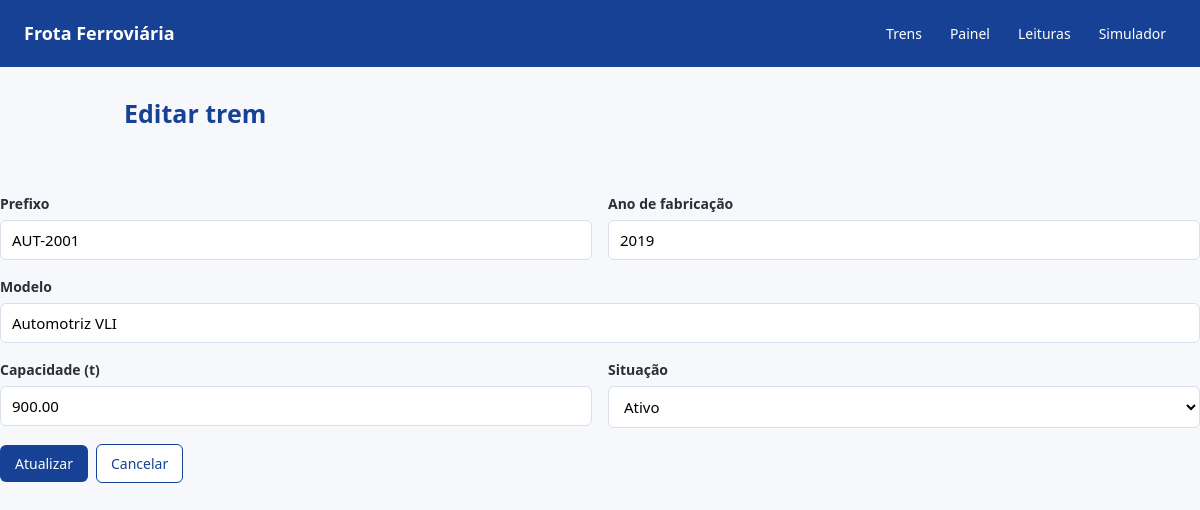
The app's page /formulario.php?id=4 with its own data.
### tables this page shows
CREATE TABLE trens (
    id_trem INT NOT NULL PRIMARY KEY AUTO_INCREMENT,
    prefixo_trem VARCHAR(20) NOT NULL,
    modelo_trem VARCHAR(80) NOT NULL,
    ano_fabricacao YEAR NOT NULL,
    capacidade_toneladas DECIMAL(8, 2) NOT NULL,
    situacao_trem ENUM(
        'ativo',
        'manutencao',
        'inativo'
    ) NOT NULL DEFAULT 'ativo'
);

### formulario.php (the view, shortened to what this page needs)
<?php
require 'conexao.php';
$id = (int) ($_GET['id'] ?? 0);
$prefixo = '';
$modelo = '';
$ano_fabricacao = '';
$capacidade_toneladas = '';
$situacao = 'ativo';
$situacoes = [
    'ativo' => 'Ativo',
    'manutencao' => 'Em manutenção',
    'inativo' => 'Inativo'
];
if ($id > 0 && $_SERVER['REQUEST_METHOD'] === 'GET') {
    $stmt = $conexao->prepare('SELECT * FROM trens WHERE id_trem = ?');
    $stmt->bind_param('i', $id);
    $stmt->execute();
    $trem = $stmt->get_result()->fetch_assoc();
    $prefixo = $trem['prefixo_trem'];
    $modelo = $trem['modelo_trem'];
    $ano_fabricacao = $trem['ano_fabricacao'];
    $capacidade_toneladas = $trem['capacidade_toneladas'];
    $situacao = $trem['situacao'];
}
?>
<!DOCTYPE html>
<html lang="pt-BR">
<head>
    <link rel="stylesheet" href="style.css">
</head>
<body>
    <header>
        <span class="marca">Frota Ferroviária</span>
        <nav>
            <a href="index.php">Trens</a>
            <a href="painel.php">Painel</a>
            <a href="leituras.php">Leituras</a>
            <a href="simulador.php">Simulador</a>
        </nav>
    </header>
    <main>
        <h1><?= $id > 0 ? 'Editar trem' : 'Novo trem' ?></h1>
    </main>
    <form method="post">
        <div class="linha">
            <div class="campo">
                <label for="prefixo">Prefixo</label>
                <input type="text" id="prefixo" name="prefixo" maxlength="20" value="<?= htmlspecialchars($prefixo) ?>">
            </div>
            <div class="campo">
                <label for="ano_fabricacao">Ano de fabricação</label>
                <input type="number" id="ano_fabricacao" name="ano_fabricacao" min="1900" max="2100" value="<?= htmlspecialchars($ano_fabricacao) ?>">
            </div>
        </div>
        <div class="campo">
            <label for="modelo">Modelo</label>
            <input type="text" id="modelo" name="modelo" maxlength="80" value="<?= htmlspecialchars($modelo) ?>">
        </div>
        <div class="linha">
            <div class="campo">
                <label for="capacidade_toneladas">Capacidade (t)</label>
                <input type="number" id="capacidade_toneladas" name="capacidade_toneladas" step="0.01" min="0.01" value="<?= htmlspecialchars((string) $capacidade_toneladas) ?>">
            </div>
            <div class="campo">
                <label for="situacao">Situação</label>
                <select id="situacao" name="situacao">
                    <?php
                    foreach ($situacoes as $chave => $rotulo):
                    ?>
                        <option value="<?= $chave ?>" <?= $chave === $situacao ? 'selected' : '' ?>>
                            <?= $rotulo ?>
                        </option>
                    <?php
                    endforeach;
                    ?>
                </select>
            </div>
        </div>
        <div class="acoes">
            <button type="submit" class="botao botao-primario"><?= $id > 0 ? 'Atualizar' : 'Cadastrar' ?></button>
            <a href="index.php" class="botao botao-secundario">Cancelar</a>
        </div>
    </form>
</body>
</html>

### style.css (style rules this page uses)
* { box-sizing: border-box; }
body { margin: 0; font-family: "Segoe UI", Arial, sans-serif; color: #2b2f38; background: #f7f8fb; line-height: 1.5; }
header { background: #164194; color: #fff; padding: 16px 24px; }
.marca { font-weight: 700; font-size: 18px; }
main { max-width: 1000px; margin: 0 auto; padding: 28px 24px 60px; }
h1 { color: #164194; font-size: 25px; margin: 0; }
.acoes { display: flex; gap: 8px; align-items: center; flex-wrap: wrap; }
.botao { display: inline-block; padding: 8px 14px; border-radius: 6px; border: 1px solid transparent; font-size: 14px; font-family: inherit; cursor: pointer; text-decoration: none; }
.botao-primario { background: #164194; color: #fff; }
.botao-secundario { background: #fff; color: #164194; border-color: #164194; }
.linha { display: flex; gap: 16px; flex-wrap: wrap; }
.linha .campo { flex: 1 1 220px; }
.campo { margin-bottom: 16px; }
label { display: block; font-size: 14px; font-weight: 600; margin-bottom: 6px; }
input, select { width: 100%; padding: 9px 11px; border: 1px solid #d9e0ec; border-radius: 6px; font-family: inherit; font-size: 15px; background: #fff; }
header { display: flex; align-items: center; justify-content: space-between; gap: 20px; flex-wrap: wrap; }
nav { display: flex; gap: 8px; align-items: center; flex-wrap: wrap; }
nav a { color: #fff; text-decoration: none; padding: 7px 10px; border-radius: 5px; font-size: 14px; }

### records on screen
trens: prefixo "AUT-2001", ano_fabricacao "2019", modelo "Automotriz VLI", capacidade_toneladas "900.00"

### other values on screen
form field situacao "Ativo"
